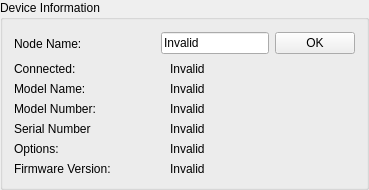
        <widget class="QGroupBox" name="groupBox_12">
         <property name="title">
          <string>Device Information</string>
         </property>
         <layout class="QFormLayout" name="formLayout_12">
          <item row="0" column="0">
           <layout class="QHBoxLayout" name="horizontalLayout_24">
            <item>
             <widget class="QLabel" name="label_15">
              <property name="minimumSize">
               <size>
                <width>0</width>
                <height>25</height>
               </size>
              </property>
              <property name="text">
               <string>Node Name:                      </string>
              </property>
             </widget>
            </item>
            <item>
             <widget class="QLineEdit" name="node_name_line_edit">
              <property name="text">
               <string>Invalid</string>
              </property>
             </widget>
            </item>
            <item>
             <widget class="QPushButton" name="node_name_submit_button">
              <property name="text">
               <string>OK</string>
              </property>
             </widget>
            </item>
           </layout>
          </item>
          <item row="2" column="0">
           <layout class="QHBoxLayout" name="horizontalLayout_44">
            <item>
             <widget class="QLabel" name="label_21">
              <property name="minimumSize">
               <size>
                <width>150</width>
                <height>0</height>
               </size>
              </property>
              <property name="text">
               <string>Model Name:</string>
              </property>
             </widget>
            </item>
            <item>
             <widget class="QLabel" name="model_name_label">
              <property name="text">
               <string>Invalid</string>
              </property>
             </widget>
            </item>
           </layout>
          </item>
          <item row="3" column="0">
           <layout class="QHBoxLayout" name="horizontalLayout_45">
            <item>
             <widget class="QLabel" name="label_33">
              <property name="minimumSize">
               <size>
                <width>150</width>
                <height>0</height>
               </size>
              </property>
              <property name="text">
               <string>Model Number:</string>
              </property>
             </widget>
            </item>
            <item>
             <widget class="QLabel" name="model_number_label">
              <property name="text">
               <string>Invalid</string>
              </property>
             </widget>
            </item>
           </layout>
          </item>
          <item row="4" column="0">
           <layout class="QHBoxLayout" name="horizontalLayout_43">
            <item>
             <widget class="QLabel" name="label_63">
              <property name="minimumSize">
               <size>
                <width>150</width>
                <height>0</height>
               </size>
              </property>
              <property name="text">
               <string>Serial Number</string>
              </property>
             </widget>
            </item>
            <item>
             <widget class="QLabel" name="serial_number_label">
              <property name="text">
               <string>Invalid</string>
              </property>
             </widget>
            </item>
           </layout>
          </item>
          <item row="5" column="0">
           <layout class="QHBoxLayout" name="horizontalLayout_42">
            <item>
             <widget class="QLabel" name="label_67">
              <property name="minimumSize">
               <size>
                <width>150</width>
                <height>0</height>
               </size>
              </property>
              <property name="text">
               <string>Options:</string>
              </property>
             </widget>
            </item>
            <item>
             <widget class="QLabel" name="options_label">
              <property name="text">
               <string>Invalid</string>
              </property>
             </widget>
            </item>
           </layout>
          </item>
          <item row="6" column="0">
           <layout class="QHBoxLayout" name="horizontalLayout_25">
            <item>
             <widget class="QLabel" name="label_69">
              <property name="minimumSize">
               <size>
                <width>150</width>
                <height>0</height>
               </size>
              </property>
              <property name="text">
               <string>Firmware Version:</string>
              </property>
             </widget>
            </item>
            <item>
             <widget class="QLabel" name="firmware_version_label">
              <property name="text">
               <string>Invalid</string>
              </property>
             </widget>
            </item>
           </layout>
          </item>
          <item row="1" column="0">
           <layout class="QHBoxLayout" name="horizontalLayout_9">
            <item>
             <widget class="QLabel" name="label_20">
              <property name="minimumSize">
               <size>
                <width>150</width>
                <height>0</height>
               </size>
              </property>
              <property name="text">
               <string>Connected:</string>
              </property>
             </widget>
            </item>
            <item>
             <widget class="QLabel" name="node_connected_label">
              <property name="text">
               <string>Invalid</string>
              </property>
             </widget>
            </item>
           </layout>
          </item>
         </layout>
        </widget>
